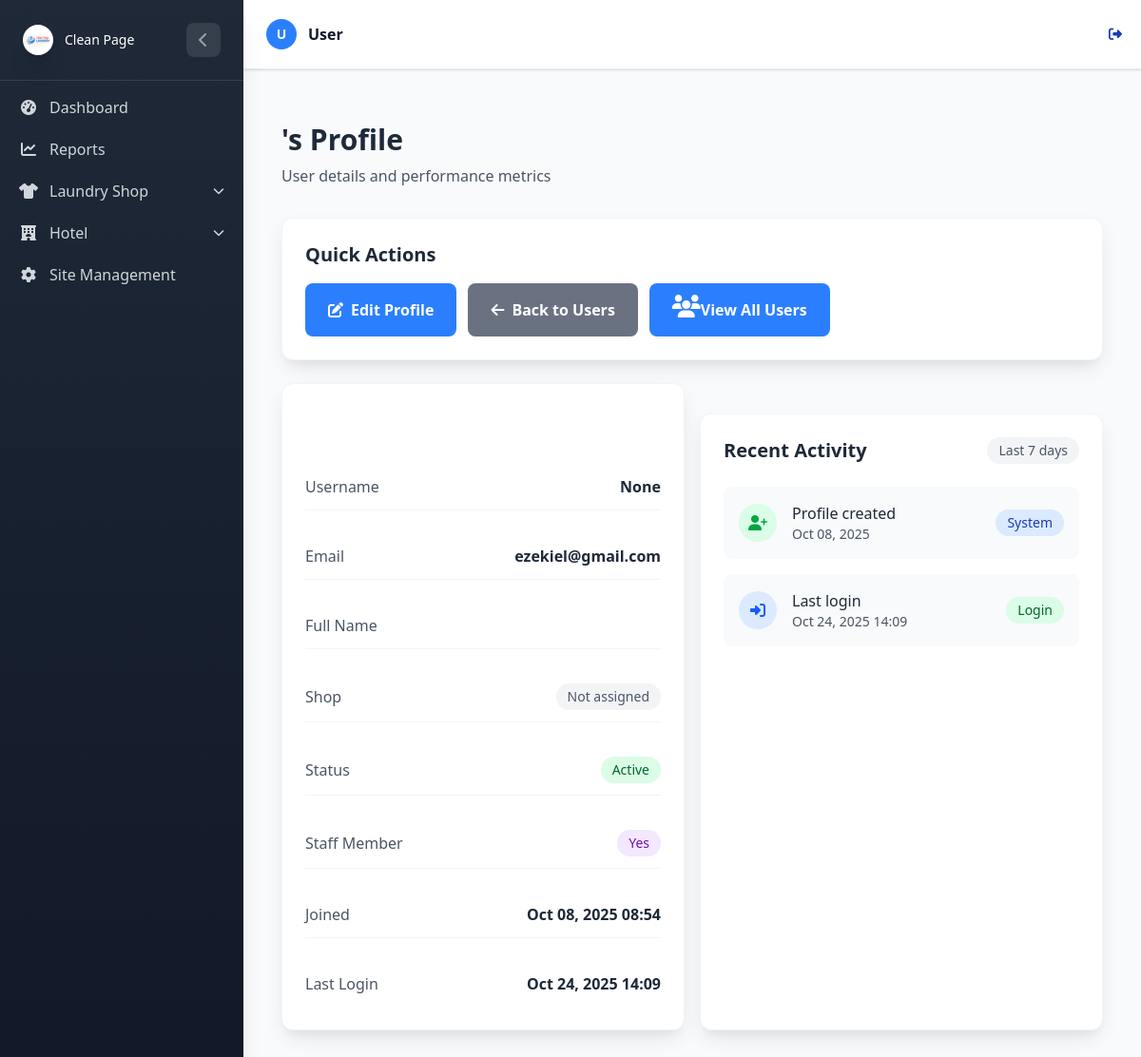
The page /Laundry/user/1/profile/ (signed in) on the database its author committed.
### LaundryApp/models.py (models this page shows, shortened)
class UserProfile(AbstractUser):
    username = None
    email = models.EmailField(unique=True)
    USERNAME_FIELD = 'email'
    REQUIRED_FIELDS = []
    USER_TYPE_CHOICES = (
        ('admin', 'Admin'),
        ('staff', 'Staff'),
    )
    user_type = models.CharField(max_length=20, choices=USER_TYPE_CHOICES, db_index=True)
    objects = CustomUserManager()

### LaundryApp/View/usermanage.py (the view)
# urls.py: path('user/<int:pk>/profile/', usermanage.user_profile, name='user_profile'),
@login_required
@admin_required
def user_profile(request, pk):
    user = get_object_or_404(User, pk=pk)
    customers_created = Customer.objects.filter(created_by=user).count()
    customers = Customer.objects.filter(created_by=user)
    user_orders = Order.objects.filter(customer__in=customers)
    total_orders = user_orders.count()
    total_revenue = user_orders.aggregate(total=Sum('total_price'))['total'] or 0
    context = {
        'user': user,
        'total_orders': total_orders,
        'total_revenue': total_revenue,
        'customers_created': customers_created,
    }
    return render(request, 'user/user_profile.html', context)

### LaundryApp/templates/user/user_profile.html (shortened to what this page needs)
{% extends "base.html" %}
{% block content %}
<div class="container mx-auto px-4 py-8">
    <div class="flex flex-col md:flex-row md:items-center md:justify-between mb-8">
        <div class="mb-4 md:mb-0">
            <h1 class="text-3xl font-bold text-gray-800">{{ user.get_full_name }}'s Profile</h1>
            <p class="text-gray-600 mt-2">User details and performance metrics</p>
        </div>
    </div>
<div class="mt-8 bg-white rounded-xl shadow-lg p-6 border border-gray-100">
    <h3 class="text-xl font-semibold text-gray-800 mb-4">Quick Actions</h3>
    <div class="flex space-x-3">
        <a href="{% url 'laundry:user_edit' user.pk %}"
            class="bg-blue-500 hover:bg-amber-600 text-white px-6 py-3 rounded-lg font-semibold transition-colors duration-200 flex items-center">
            <i class="fas fa-edit mr-2"></i> Edit Profile
        </a>
        <a href="{% url 'laundry:user_management' %}"
            class="bg-gray-500 hover:bg-gray-600 text-white px-6 py-3 rounded-lg font-semibold transition-colors duration-200 flex items-center">
            <i class="fas fa-arrow-left mr-2"></i> Back to Users
        </a>
        <a href="{% url 'laundry:user_management' %}"
            class="bg-blue-500 hover:bg-amber-600 text-white px-6 py-3 rounded-lg font-semibold transition-colors duration-200 flex items-center">
            <i class="fas fa-users text-2xl mb-2"></i>
            <p class="font-semibold">View All Users</p>
        </a>
    </div>
</div>
    <div class="grid grid-cols-2 gap-4 mt-6">
        <div class="bg-white rounded-xl shadow-lg overflow-hidden border border-gray-100">
            <div class="bg-gradient-to-r from-blue-500 to-blue-600 px-6 py-4">
                <h2 class="text-xl font-semibold text-white">User Information</h2>
            </div>
            <div class="p-6">
                <div class="space-y-6">
                    <div class="flex items-center justify-between py-3 border-b border-gray-100">
                        <span class="text-gray-600 font-medium">Username</span>
                        <span class="text-gray-800 font-semibold">{{ user.username }}</span>
                    </div>
                    <div class="flex items-center justify-between py-3 border-b border-gray-100">
                        <span class="text-gray-600 font-medium">Email</span>
                        <span class="text-gray-800 font-semibold">{{ user.email }}</span>
                    </div>
                    <div class="flex items-center justify-between py-3 border-b border-gray-100">
                        <span class="text-gray-600 font-medium">Full Name</span>
                    </div>
                    <div class="flex items-center justify-between py-3 border-b border-gray-100">
                        <span class="text-gray-600 font-medium">Shop</span>
                        <span
                            class="{% if profile.shop %}bg-blue-100 text-blue-800{% else %}bg-gray-100 text-gray-600{% endif %} px-3 py-1 rounded-full text-sm font-medium">
                            {% if profile.shop %}{{ profile.shop }}{% else %}Not assigned{% endif %}
                        </span>
                    </div>
                    <div class="flex items-center justify-between py-3 border-b border-gray-100">
                        <span class="text-gray-600 font-medium">Status</span>
                        <span
                            class="{% if user.is_active %}bg-green-100 text-green-800{% else %}bg-red-100 text-red-800{% endif %} px-3 py-1 rounded-full text-sm font-medium">
                            {% if user.is_active %}Active{% else %}Inactive{% endif %}
                        </span>
                    </div>
                    <div class="flex items-center justify-between py-3 border-b border-gray-100">
                        <span class="text-gray-600 font-medium">Staff Member</span>
                        <span
                            class="{% if user.is_staff %}bg-purple-100 text-purple-800{% else %}bg-gray-100 text-gray-600{% endif %} px-3 py-1 rounded-full text-sm font-medium">
                            {% if user.is_staff %}Yes{% else %}No{% endif %}
                        </span>
                    </div>
                    <div class="flex items-center justify-between py-3 border-b border-gray-100">
                        <span class="text-gray-600 font-medium">Joined</span>
                        <span class="text-gray-800 font-semibold">{{ user.date_joined|date:"M d, Y H:i" }}</span>
                    </div>
                    <div class="flex items-center justify-between py-3">
                        <span class="text-gray-600 font-medium">Last Login</span>
                        <span class="text-gray-800 font-semibold">
                            {% if user.last_login %}
                            {{ user.last_login|date:"M d, Y H:i" }}
                            {% else %}
                            <span class="text-gray-400">Never</span>
                            {% endif %}
                        </span>
                    </div>
                </div>
            </div>
        </div>
    <div class="mt-8 bg-white rounded-xl shadow-lg p-6 border border-gray-100">
        <div class="flex items-center justify-between mb-6">
            <h3 class="text-xl font-semibold text-gray-800">Recent Activity</h3>
            <span class="bg-gray-100 text-gray-600 px-3 py-1 rounded-full text-sm">Last 7 days</span>
        </div>
        <div class="space-y-4">
            <div class="flex items-center justify-between p-4 bg-gray-50 rounded-lg">
                <div class="flex items-center">
                    <div class="w-10 h-10 bg-green-100 rounded-full flex items-center justify-center mr-4">
                        <i class="fas fa-user-plus text-green-600"></i>
                    </div>
                    <div>
                        <p class="font-medium text-gray-800">Profile created</p>
                        <p class="text-sm text-gray-600">{{ user.date_joined|date:"M d, Y" }}</p>
                    </div>
                </div>
                <span class="bg-blue-100 text-blue-800 px-3 py-1 rounded-full text-sm">System</span>
            </div>
            <div class="flex items-center justify-between p-4 bg-gray-50 rounded-lg">
                <div class="flex items-center">
                    <div class="w-10 h-10 bg-blue-100 rounded-full flex items-center justify-center mr-4">
                        <i class="fas fa-sign-in-alt text-blue-600"></i>
                    </div>
                    <div>
                        <p class="font-medium text-gray-800">Last login</p>
                        <p class="text-sm text-gray-600">
                            {% if user.last_login %}
                            {{ user.last_login|date:"M d, Y H:i" }}
                            {% else %}
                            Never logged in
                            {% endif %}
                        </p>
                    </div>
                </div>
                <span class="bg-green-100 text-green-800 px-3 py-1 rounded-full text-sm">Login</span>
            </div>
        </div>
    </div>
    </div>
</div>
{% endblock %}

### LaundryApp/templates/base.html (shortened to what this page needs)
{% load static tailwind_tags %}
{% load static %}
<!DOCTYPE html>
<html lang="en">
<head>
    {% tailwind_css %}
    <link rel="stylesheet" href="https://cdnjs.cloudflare.com/ajax/libs/font-awesome/6.4.0/css/all.min.css">
    <link rel="stylesheet" href="{% static 'css/dist/styles.css' %}">
</head>
<body class="bg-gray-50 min-h-screen font-sans">
    <div id="sidebar"
        class="sidebar-gradient w-64 fixed top-0 left-0 h-full sidebar-transition z-50 shadow-xl sidebar-mobile-hidden lg:sidebar-mobile-visible">
        <div class="p-4 lg:p-6 border-b border-gray-700">
            <div class="flex items-center justify-between">
                <div class="flex items-center space-x-3">
                    <div class="w-8 h-8 rounded-lg flex items-center justify-center">
                        {% if user.is_authenticated and user.is_superuser %}
                        <div class="rounded-full shadow-xl flex items-center justify-center" style="width:40px;">
                            <img src="{% static 'logos/Clean-page-logo.png' %}" alt="Logo" class=" w-full rounded-full object-contain">
                        </div>
                        {% elif app_type == 'hotel' %}
                        <div class="rounded-full shadow-xl flex items-center justify-center" style="width:40px;">
                            <img src="{% static 'logos/Clean-page-logo.png' %}" alt="Logo" class=" w-full rounded-full object-contain">
                        </div>
                        {% elif app_type == 'laundry' %}
                    <div class="rounded-full shadow-xl flex items-center justify-center" style="width:40px;">
                        <img src="{% static 'logos/Clean-page-logo.png' %}" alt="Logo" class=" w-full rounded-full object-contain">
                    </div>
                        {% else %}
                        <i class="fas fa-building text-white text-sm"></i>
                        {% endif %}
                    </div>
                    <span class="text-white text-sm font-medium sidebar-header-text">
                        {% if user.is_authenticated and user.is_superuser %}
                        <div class="flex items-center space-x-3">
                            <p class="text-white,font-medium font-awesome sidebar-title">Clean Page</p>
                        </div>
                        {% elif app_type == 'hotel' %}
                        Hotel
                        {% elif app_type == 'laundry' %}
                        Clean Page
                        {% else %}
                        Clean Page
                        {% endif %}
                    </span>
                </div>
                {% if user.is_superuser or app_type == 'hotel' or app_type == 'laundry' %}
                <button id="sidebar-toggle" class="sidebar-toggle-btn text-gray-400 hover:text-white lg:flex hidden">
                    <i class="fas fa-chevron-left"></i>
                </button>
                {% endif %}
            </div>
        </div>
        <div class="sidebar-scrollable">
            <nav class="p-2 lg:p-4 space-y-1">
                {% if user.is_authenticated and user.is_superuser %}
                <a href="{% url 'laundry:dashboard' %}"
                    class="flex items-center space-x-3 px-3 py-2 lg:px-4 lg:py-3 text-gray-300 hover:bg-gray-700 hover:text-white rounded-lg transition-colors group"
                    title="Dashboard">
                    <i class="fas fa-tachometer-alt w-5 text-center"></i>
                    <span class="sidebar-text">Dashboard</span>
                </a>
                <a href="{% url 'laundry:laundryapp_dashboard' %}"
                    class="flex items-center space-x-3 px-3 py-2 lg:px-4 lg:py-3 text-gray-300 hover:bg-gray-700 hover:text-white rounded-lg transition-colors group"
                    title="Reports">
                    <i class="fas fa-chart-line w-5 text-center"></i>
                    <span class="sidebar-text">Reports</span>
                </a>
                <div class="dropdown-group" id="laundry-dropdown-group">
                    <div class="dropdown-toggle flex items-center space-x-3 px-3 py-2 lg:px-4 lg:py-3 text-gray-300 hover:bg-gray-700 hover:text-white rounded-lg transition-colors group cursor-pointer"
                        onclick="toggleDropdown('laundry-dropdown', 'laundry')">
                        <i class="fas fa-shirt w-5 text-center"></i>
                        <span class="sidebar-text flex-1">Laundry Shop</span>
                        <i class="fas fa-chevron-down text-xs transition-transform duration-300"></i>
                    </div>
                </div>
                <div class="dropdown-group" id="hotel-dropdown-group">
                    <div class="dropdown-toggle flex items-center space-x-3 px-3 py-2 lg:px-4 lg:py-3 text-gray-300 hover:bg-gray-700 hover:text-white rounded-lg transition-colors group cursor-pointer"
                        onclick="toggleDropdown('hotel-dropdown', 'hotel')">
                        <i class="fas fa-hotel w-5 text-center"></i>
                        <span class="sidebar-text flex-1">Hotel</span>
                        <i class="fas fa-chevron-down text-xs transition-transform duration-300"></i>
                    </div>
                </div>
                <a href="{% url 'laundry:user_management' %}"
                    class="flex items-center space-x-3 px-3 py-2 lg:px-4 lg:py-3 text-gray-300 hover:bg-gray-700 hover:text-white rounded-lg transition-colors group"
                    title="Site Management">
                    <i class="fas fa-cog w-5 text-center"></i>
                    <span class="sidebar-text">Site Management</span>
                </a>
                {% endif %}
            </nav>
        </div>
    </div>
    <div id="main-content"
        class="content-transition min-h-screen content-mobile-full {% if user.is_authenticated %}lg:ml-64{% endif %}">
        <header class="bg-white shadow-sm border-b border-gray-200">
            <div class="flex items-center justify-between px-4 py-3 lg:px-6 lg:py-4">
                <div class="flex items-center space-x-3 p-2">
                    <div class="flex items-center space-x-3">
                        <div class="relative">
                            <div class="w-8 h-8 lg:w-10 lg:h-10 bg-blue-500 rounded-full flex items-center justify-center">
                                <span class="text-white font-semibold text-sm lg:text-base">
                                    {{ user.first_name|first|upper|default:"U" }}
                                </span>
                            </div>
                        </div>
                        <div class="flex flex-col leading-tight">
                            <p class="font-semibold text-gray-900">
                                {{ user.first_name|default:"User" }}
                            </p>
                        </div>
                    </div>
                </div>
                {% if user.is_authenticated %}
                <form method="post" action="{% url 'logout' %}">
                    <button type="submit"
                        class="text-blue-800 hover:text-blue-600 text-sm lg:text-base bg-transparent border-0 cursor-pointer flex items-center">
                        <i class="fas fa-sign-out-alt mr-1"></i>
                    </button>
                </form>
                {% else %}
                <a href="{% url 'login' %}"
                    class="text-blue-800 hover:text-blue-600 text-sm lg:text-base bg-transparent border-0 cursor-pointer flex items-center">
                    <i class="fas fa-sign-in-alt mr-1"></i>
                    <span class="hidden sm:inline">Login</span>
                </a>
                {% endif %}
            </div>
        </header>
        <main class="p-4 lg:p-6">
            {% block content %}{% endblock %}
        </main>
    </div>
</body>
</html>

### rows shown on the page
UserProfile: first_name|first "U", first_name "User", username "None", email "ezekiel@gmail.com", date_joined "Oct 08, 2025 08:54", last_login "Oct 24, 2025 14:09", date_joined "Oct 08, 2025"
